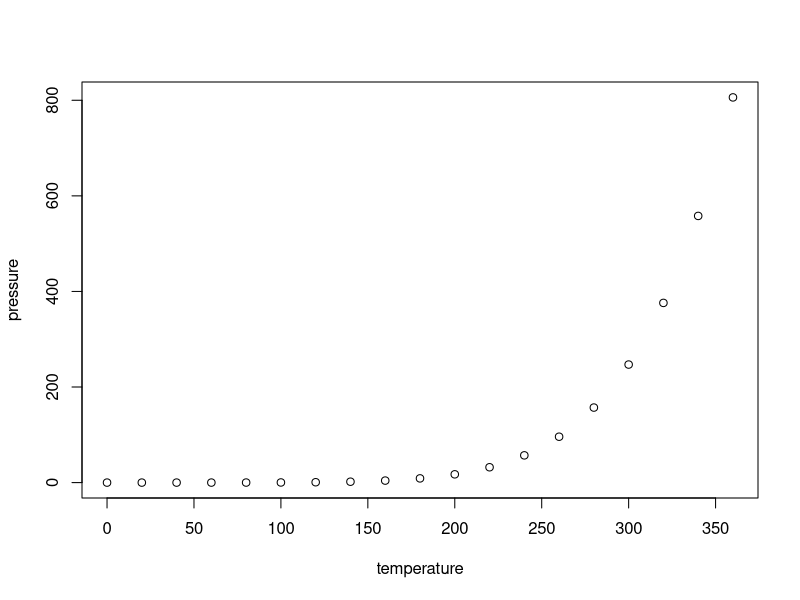
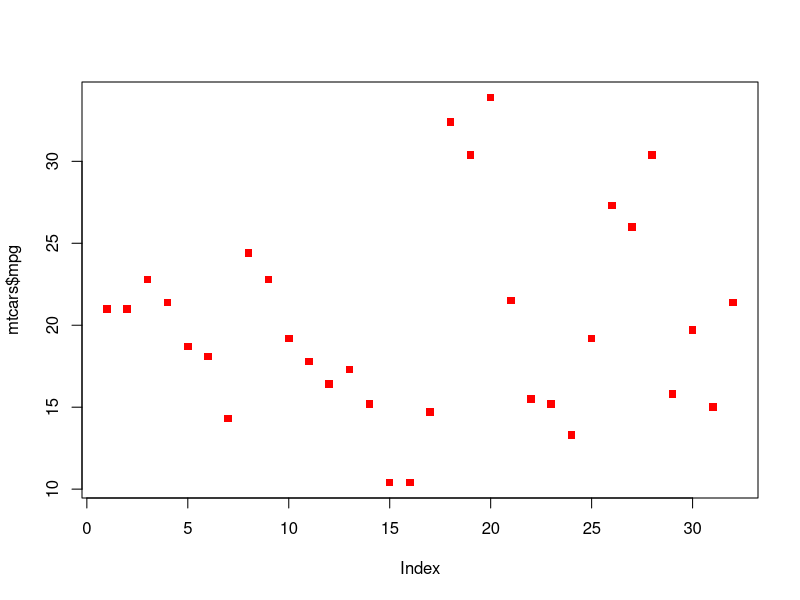

Recreate these plots in R, in order.
## ---- chunk 1
knitr::opts_chunk$set(echo = TRUE)
## ---- chunk 2
summary(cars)
## ---- chunk 3
plot(pressure)
## ---- chunk 4
plot(mtcars$mpg, col = "red", pch = 15)
